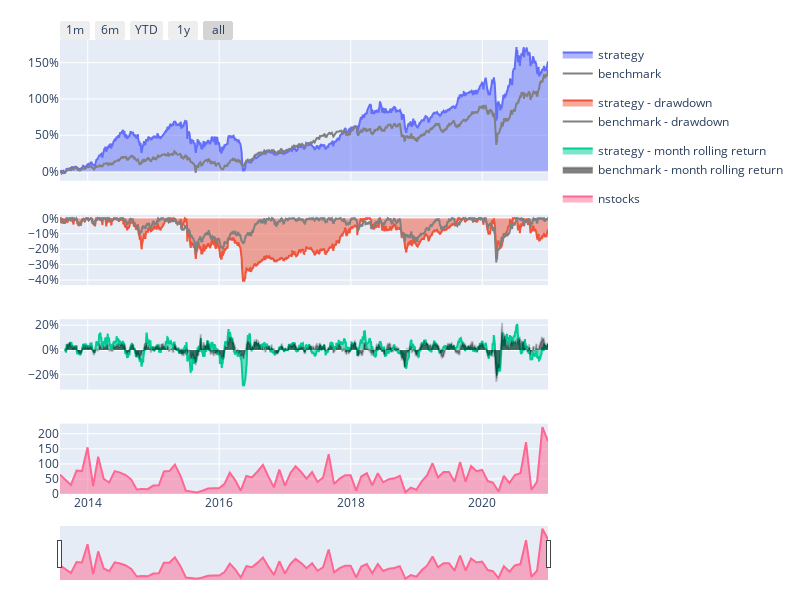
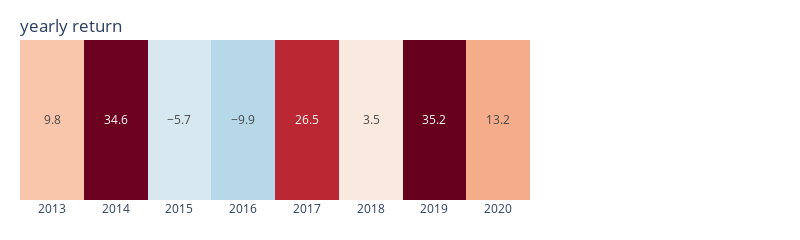
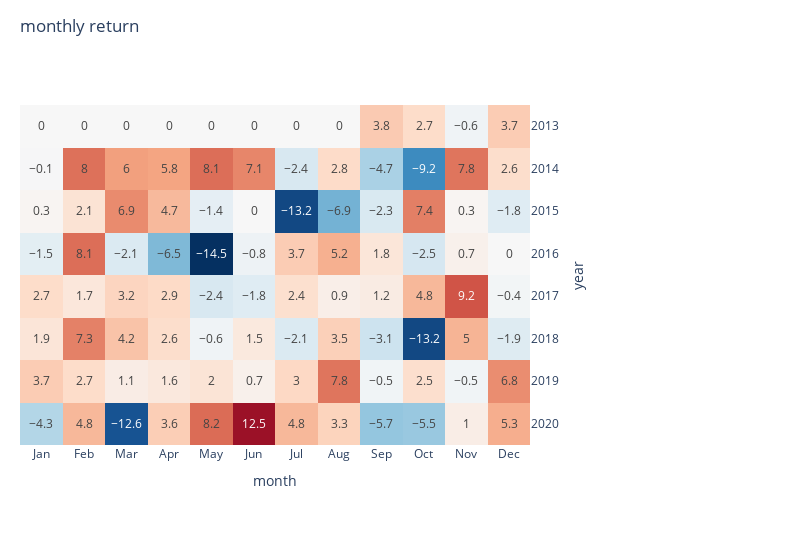

The cell these charts' notebook holds for them, in order:
### Code cell
condition_1 = (price_df == price_df.rolling(120).max())
condition_2 = 
conditions = condition_1 #& condition_2
position = price_df[conditions]

sim(position=position, resample='M')

### Figure 1 — Plotly figure (JSON) as saved in the notebook; plotly's stock layout.template omitted (floating-point values rounded to 4 significant figures; data arrays with more than 128 entries replaced by an {"elided": "..."} marker saying what was removed)
{"data": [{"fill": "tozeroy", "legendgroup": "performance", "name": "strategy", "type": "scatter", "x": {"elided": "1823 str values"}, "xaxis": "x", "y": {"elided": "1823 float values"}, "yaxis": "y"}, {"fill": "tozeroy", "legendgroup": "drawdown", "name": "strategy - drawdown", "type": "scatter", "x": {"elided": "1823 str values"}, "xaxis": "x2", "y": {"elided": "1823 float values"}, "yaxis": "y2"}, {"fill": "tozeroy", "legendgroup": "rolling performance", "name": "strategy - month rolling return", "type": "scatter", "x": {"elided": "1823 str values"}, "xaxis": "x3", "y": {"elided": "1823 float values"}, "yaxis": "y3"}, {"legendgroup": "performance", "line": {"color": "gray"}, "name": "benchmark", "type": "scatter", "x": {"elided": "1823 str values"}, "xaxis": "x", "y": {"elided": "1823 float values"}, "yaxis": "y"}, {"legendgroup": "drawdown", "line": {"color": "gray"}, "name": "benchmark - drawdown", "type": "scatter", "x": {"elided": "1823 str values"}, "xaxis": "x2", "y": {"elided": "1823 float values"}, "yaxis": "y2"}, {"fill": "tozeroy", "legendgroup": "rolling performance", "line": {"color": "rgba(0,0,0,0.2)"}, "name": "benchmark - month rolling return", "type": "scatter", "x": {"elided": "1823 str values"}, "xaxis": "x3", "y": {"elided": "1823 float values"}, "yaxis": "y3"}, {"fill": "tozeroy", "name": "nstocks", "type": "scatter", "x": ["2013-07-31T00:00:00", "2013-08-31T00:00:00", "2013-09-30T00:00:00", "2013-10-31T00:00:00", "2013-11-30T00:00:00", "2013-12-31T00:00:00", "2014-01-31T00:00:00", "2014-02-28T00:00:00", "2014-03-31T00:00:00", "2014-04-30T00:00:00", "2014-05-31T00:00:00", "2014-06-30T00:00:00", "2014-07-31T00:00:00", "2014-08-31T00:00:00", "2014-09-30T00:00:00", "2014-10-31T00:00:00", "2014-11-30T00:00:00", "2014-12-31T00:00:00", "2015-01-31T00:00:00", "2015-02-28T00:00:00", "2015-03-31T00:00:00", "2015-04-30T00:00:00", "2015-05-31T00:00:00", "2015-06-30T00:00:00", "2015-07-31T00:00:00", "2015-08-31T00:00:00", "2015-09-30T00:00:00", "2015-10-31T00:00:00", "2015-11-30T00:00:00", "2015-12-31T00:00:00", "2016-01-31T00:00:00", "2016-02-29T00:00:00", "2016-03-31T00:00:00", "2016-04-30T00:00:00", "2016-05-31T00:00:00", "2016-06-30T00:00:00", "2016-07-31T00:00:00", "2016-08-31T00:00:00", "2016-09-30T00:00:00", "2016-10-31T00:00:00", "2016-11-30T00:00:00", "2016-12-31T00:00:00", "2017-01-31T00:00:00", "2017-02-28T00:00:00", "2017-03-31T00:00:00", "2017-04-30T00:00:00", "2017-05-31T00:00:00", "2017-06-30T00:00:00", "2017-07-31T00:00:00", "2017-08-31T00:00:00", "2017-09-30T00:00:00", "2017-10-31T00:00:00", "2017-11-30T00:00:00", "2017-12-31T00:00:00", "2018-01-31T00:00:00", "2018-02-28T00:00:00", "2018-03-31T00:00:00", "2018-04-30T00:00:00", "2018-05-31T00:00:00", "2018-06-30T00:00:00", "2018-07-31T00:00:00", "2018-08-31T00:00:00", "2018-09-30T00:00:00", "2018-10-31T00:00:00", "2018-11-30T00:00:00", "2018-12-31T00:00:00", "2019-01-31T00:00:00", "2019-02-28T00:00:00", "2019-03-31T00:00:00", "2019-04-30T00:00:00", "2019-05-31T00:00:00", "2019-06-30T00:00:00", "2019-07-31T00:00:00", "2019-08-31T00:00:00", "2019-09-30T00:00:00", "2019-10-31T00:00:00", "2019-11-30T00:00:00", "2019-12-31T00:00:00", "2020-01-31T00:00:00", "2020-02-29T00:00:00", "2020-03-31T00:00:00", "2020-04-30T00:00:00", "2020-05-31T00:00:00", "2020-06-30T00:00:00", "2020-07-31T00:00:00", "2020-08-31T00:00:00", "2020-09-30T00:00:00", "2020-10-31T00:00:00", "2020-11-30T00:00:00", "2020-12-31T00:00:00"], "xaxis": "x4", "y": [64, 48, 30, 78, 76, 155, 26, 124, 50, 38, 76, 71, 63, 48, 15, 17, 16, 28, 29, 75, 76, 98, 60, 11, 8, 5, 11, 18, 19, 19, 34, 71, 45, 11, 60, 55, 74, 97, 58, 22, 81, 28, 70, 92, 73, 51, 73, 40, 55, 132, 33, 51, 62, 62, 11, 58, 69, 29, 69, 39, 49, 52, 60, 6, 21, 14, 43, 62, 102, 55, 73, 73, 41, 106, 41, 93, 76, 80, 43, 38, 8, 60, 36, 63, 69, 172, 14, 40, 222, 175], "yaxis": "y4"}], "layout": {"height": 600, "legend": {"bgcolor": "rgba(0,0,0,0)"}, "margin": {"b": 20, "l": 60, "r": 20, "t": 40}, "width": 800, "xaxis": {"anchor": "y", "domain": [0, 1], "matches": "x4", "showticklabels": false}, "xaxis2": {"anchor": "y2", "domain": [0, 1], "matches": "x4", "showticklabels": false}, "xaxis3": {"anchor": "y3", "domain": [0, 1], "matches": "x4", "showticklabels": false}, "xaxis4": {"anchor": "y4", "domain": [0, 1], "rangeselector": {"buttons": [{"count": 1, "label": "1m", "step": "month", "stepmode": "backward"}, {"count": 6, "label": "6m", "step": "month", "stepmode": "backward"}, {"count": 1, "label": "YTD", "step": "year", "stepmode": "todate"}, {"count": 1, "label": "1y", "step": "year", "stepmode": "backward"}, {"step": "all"}], "x": 0, "y": 1}, "rangeslider": {"thickness": 0.1, "visible": true}, "type": "date"}, "yaxis": {"anchor": "x", "domain": [0.69, 1], "tickformat": ",.0%"}, "yaxis2": {"anchor": "x2", "domain": [0.46, 0.615], "tickformat": ",.0%"}, "yaxis3": {"anchor": "x3", "domain": [0.23, 0.385], "tickformat": ",.0%"}, "yaxis4": {"anchor": "x4", "domain": [0, 0.155]}}}

### Figure 2 — Plotly figure (JSON) as saved in the notebook; plotly's stock layout.template omitted (floating-point values rounded to 4 significant figures)
{"data": [{"coloraxis": "coloraxis", "hovertemplate": "year: %{x}<br>return: %{z}%", "name": "0", "texttemplate": "%{z}", "type": "heatmap", "x": ["2013", "2014", "2015", "2016", "2017", "2018", "2019", "2020"], "xaxis": "x", "yaxis": "y", "z": [[9.8, 34.6, -5.7, -9.9, 26.5, 3.5, 35.2, 13.2]]}], "layout": {"coloraxis": {"cmid": 0, "colorbar": {"title": {"text": "return(%)"}}, "colorscale": [[0, "rgb(5,48,97)"], [0.1, "rgb(33,102,172)"], [0.2, "rgb(67,147,195)"], [0.3, "rgb(146,197,222)"], [0.4, "rgb(209,229,240)"], [0.5, "rgb(247,247,247)"], [0.6, "rgb(253,219,199)"], [0.7, "rgb(244,165,130)"], [0.8, "rgb(214,96,77)"], [0.9, "rgb(178,24,43)"], [1, "rgb(103,0,31)"]], "showscale": false}, "height": 120, "margin": {"b": 40, "l": 20, "r": 270, "t": 40}, "title": {"text": "yearly return", "x": 0.025, "yanchor": "top"}, "width": 800, "xaxis": {"anchor": "y", "constrain": "domain", "domain": [0, 1], "scaleanchor": "y"}, "yaxis": {"anchor": "x", "autorange": "reversed", "constrain": "domain", "domain": [0, 1], "visible": false}}}

### Figure 3 — Plotly figure (JSON) as saved in the notebook; plotly's stock layout.template omitted (floating-point values rounded to 4 significant figures)
{"data": [{"coloraxis": "coloraxis", "hovertemplate": "year: %{y}<br>month: %{x}<br>return: %{z}%", "name": "0", "texttemplate": "%{z}", "type": "heatmap", "x": ["Jan", "Feb", "Mar", "Apr", "May", "Jun", "Jul", "Aug", "Sep", "Oct", "Nov", "Dec"], "xaxis": "x", "y": ["2013", "2014", "2015", "2016", "2017", "2018", "2019", "2020"], "yaxis": "y", "z": [[0, 0, 0, 0, 0, 0, 0, 0, 3.8, 2.7, -0.6, 3.7], [-0.1, 8, 6, 5.8, 8.1, 7.1, -2.4, 2.8, -4.7, -9.2, 7.8, 2.6], [0.3, 2.1, 6.9, 4.7, -1.4, 0, -13.2, -6.9, -2.3, 7.4, 0.3, -1.8], [-1.5, 8.1, -2.1, -6.5, -14.5, -0.8, 3.7, 5.2, 1.8, -2.5, 0.7, 0], [2.7, 1.7, 3.2, 2.9, -2.4, -1.8, 2.4, 0.9, 1.2, 4.8, 9.2, -0.4], [1.9, 7.3, 4.2, 2.6, -0.6, 1.5, -2.1, 3.5, -3.1, -13.2, 5, -1.9], [3.7, 2.7, 1.1, 1.6, 2, 0.7, 3, 7.8, -0.5, 2.5, -0.5, 6.8], [-4.3, 4.8, -12.6, 3.6, 8.2, 12.5, 4.8, 3.3, -5.7, -5.5, 1, 5.3]]}], "layout": {"coloraxis": {"cmid": 0, "colorbar": {"title": {"text": "return(%)"}}, "colorscale": [[0, "rgb(5,48,97)"], [0.1, "rgb(33,102,172)"], [0.2, "rgb(67,147,195)"], [0.3, "rgb(146,197,222)"], [0.4, "rgb(209,229,240)"], [0.5, "rgb(247,247,247)"], [0.6, "rgb(253,219,199)"], [0.7, "rgb(244,165,130)"], [0.8, "rgb(214,96,77)"], [0.9, "rgb(178,24,43)"], [1, "rgb(103,0,31)"]], "showscale": false}, "height": 550, "margin": {"b": 40, "l": 20, "r": 270, "t": 40}, "title": {"text": "monthly return", "x": 0.025, "yanchor": "top"}, "width": 800, "xaxis": {"anchor": "y", "constrain": "domain", "domain": [0, 1], "scaleanchor": "y", "title": {"text": "month"}}, "yaxis": {"anchor": "x", "autorange": "reversed", "constrain": "domain", "domain": [0, 1], "side": "right", "title": {"text": "year"}}}}
